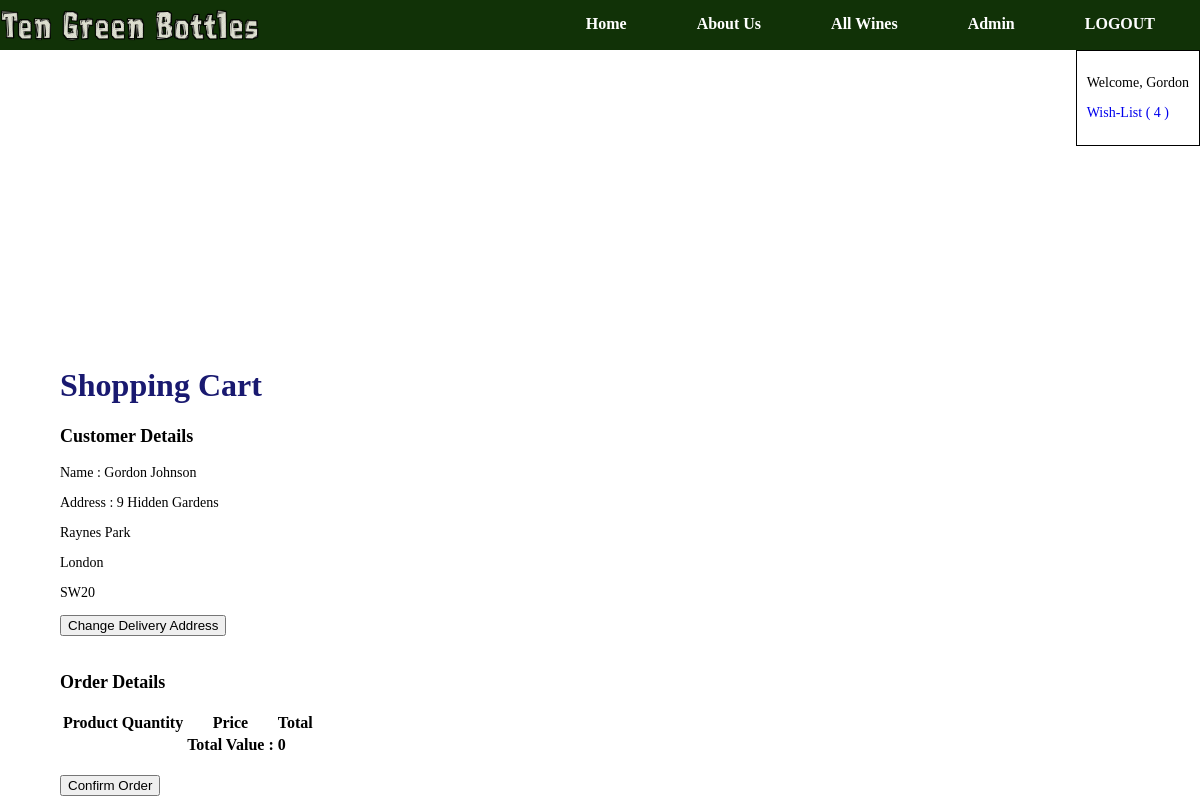
The app's page /cart.php (signed in) with its own data.
### tables this page shows
CREATE TABLE IF NOT EXISTS `customer` (
  `customer_id` int(11) NOT NULL,
  `first_name` varchar(100) NOT NULL,
  `last_name` varchar(100) NOT NULL,
  `phone_number` varchar(15) DEFAULT NULL,
  `email_address` varchar(255) NOT NULL,
  `password` varchar(255) NOT NULL,
  `access` int(11) NOT NULL DEFAULT '0',
  `address_id_fk` int(11) NOT NULL
);

CREATE TABLE IF NOT EXISTS `address` (
  `address_id` int(11) NOT NULL,
  `door_number_name` varchar(25) NOT NULL,
  `street_name` varchar(255) DEFAULT NULL,
  `city` varchar(255) DEFAULT NULL,
  `county` varchar(255) DEFAULT NULL,
  `post_code` varchar(10) NOT NULL
);

### Database/db_Read.php (called while the page is built, shortened)
<?php
    function getAllWishListById($_id) {
        global $pdo;
        $statement = $pdo->prepare('SELECT * FROM wish_list WHERE customer_id_fk = ?');
        $statement->execute([$_id]);
        $result = $statement->fetchAll(PDO::FETCH_CLASS, 'WishList');
        return $result;
    }
    function getUserById($_id) {
        global $pdo;
        $statement = $pdo->prepare('SELECT * FROM customer WHERE customer_id = ? LIMIT 1');
        $statement->execute([$_id]);
        $result = $statement->fetchAll(PDO::FETCH_CLASS, 'Customer');
        return $result;
    }
    function getAddressById($_aId) {
        global $pdo;
        $statement = $pdo->prepare('SELECT * FROM address WHERE address_id = ? LIMIT 1');
        $statement->execute([$_aId]);
        $result = $statement->fetchAll(PDO::FETCH_CLASS, 'Address');
        return $result;
    }
?>

### Controllers/main_controller.php (called while the page is built, shortened)
<?php
require_once ("Model/m_customer.php");
if (isset($_SESSION["Customer"])) {
    $currentUser = getUserById($_SESSION["Customer"]);
    $userWishList = getAllWishListById($_SESSION["Customer"]);
}
?>

### Model/m_customer.php (called while the page is built, shortened)
<?php
    class Customer implements JsonSerializable {
        public function __get($name) {
            return $this->$name;
        }
    }
    class Address {
        public function __get($name) {
            return $this->$name;
        }
    }
?>

### Controllers/cart_controller.php (called while the page is built, shortened)
<?php
require_once ("Model/m_customer.php");
if (isset($_SESSION["Customer"])) {
    if (isset($_SESSION["address"])) {
        $userAddress = getAddressById($_SESSION['address']);
        unset($_SESSION["address"]);
    } else {
        $userAddress = getAddressById($currentUser[0]->address_id_fk);
    }
} else {
    header('Location: sign_in.php?cart=1');
    die();
}
?>

### cart.php (the view, shortened to what this page needs)
<?php require_once ("Includes/header.php"); ?>
<?php require_once ("Controllers/cart_controller.php"); ?>
<?php require_once ("Includes/info.php"); ?>
    <h1>Shopping Cart</h1>
    <div>
        <h3>Customer Details</h3>
        <p>Name : <?= $currentUser[0]->first_name ?> <?= $currentUser[0]->last_name ?></p>
        <p>Address : <?= $userAddress[0]->door_number_name ?> <?= $userAddress[0]->street_name ?></p>
        <p><?= $userAddress[0]->city ?></p>
        <p><?= $userAddress[0]->county ?></p>
        <p><?= $userAddress[0]->post_code ?></p>
    </div>
    <form method="post" action="address.php">
        <input type="submit" value="Change Delivery Address">
    </form>
    <br/>
    <h3>Order Details</h3>
    <table>
        <tr>
            <th>Product</th>
            <th>Quantity</th>
            <th>Price</th>
            <th>Total</th>
            <th></th>
            <th></th>
        </tr>
        <tr>
            <td></td>
            <td></td>
            <td><strong>Total Value : </strong></td>
            <td><strong><?= $_SESSION["total"] ?></strong></td>
        </tr>
    </table>
    <br/>
    <form method="post" action="order.php">
        <input type="submit" value="Confirm Order">
    </form>
<?php require_once ("Includes/footer.php"); ?>

### Includes/info.php (shortened to what this page needs)
<div id="userInfo">
        <?php if(isset($_SESSION["Customer"])): ?>
    <p>Welcome, <?= $currentUser[0]->first_name ?></p>
    <a href="wine.php?wine_type=showWish&iCode=filter"><p>Wish-List ( <?= count($userWishList) ?> )</p></a>
<?php endif; ?>
</div>
<header class="topArea">
</header>
<div id="contentArea">

### Style/main.css (style rules this page uses)
* { box-sizing: border-box; }
body { width: 100%; height: 100%; margin: 0px; padding: 0px; }
h1 { color: midnightblue; text-align: left; font-style: bold; font-size: 32px; }
h3 { font-size: 18px; }
p, li, a { font-size: 14px; }
a { text-decoration: none; }
.topArea { width: 100%; height: 200px; text-align: center; clear: both; }
#contentArea { width: 90%; margin-left: auto; margin-right: auto; }

### Style/element.css (style rules this page uses)
#userInfo { float: right; Padding: 10px; font-size: 14px; border: 1px solid black; }

### records on screen
customer: first_name "Gordon", last_name "Johnson"
address: door_number_name "9", street_name "Hidden Gardens", city "Raynes Park", county "London", post_code "SW20"

### other values on screen
count($userWishList) "4"
$_SESSION["total"] "0"
